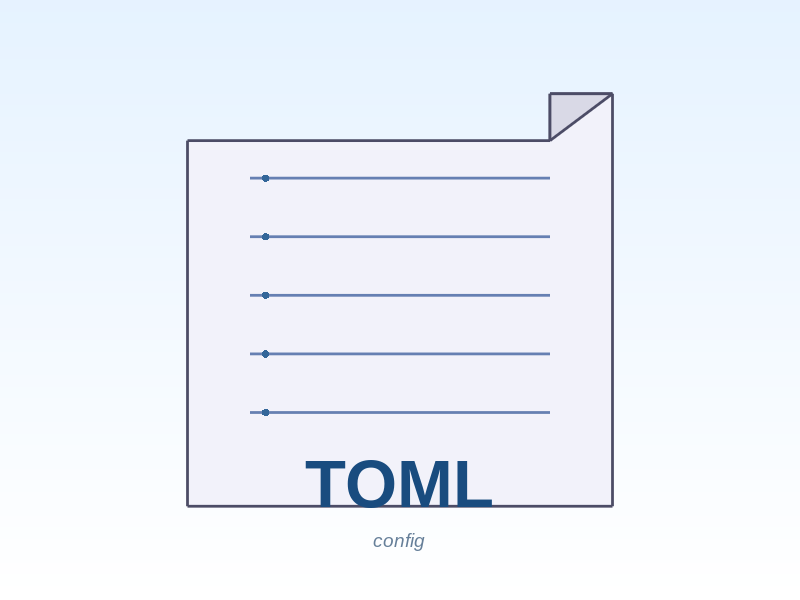

Write the MATLAB code that produced this figure. (Note: this script raises an error after producing the figure.)
% Create TOML Toolbox Icon
% Generates a 256x256 pixel icon with a document/config file theme

% Create figure
fig = figure('Position', [100 100 256 256], 'Color', 'w', 'MenuBar', 'none', 'ToolBar', 'none');
ax = axes('Position', [0 0 1 1], 'XLim', [0 256], 'YLim', [0 256]);
axis off;
hold on;

% Background gradient (light blue to white)
for i = 1:256
    y = 256 - i;
    color = [0.9 + 0.1*(i/256), 0.95 + 0.05*(i/256), 1];
    rectangle('Position', [0 y 256 1], 'FaceColor', color, 'EdgeColor', 'none');
end

% Document/file shape
docColor = [0.95 0.95 0.98];  % Light gray-blue
docX = [60, 196, 196, 176, 176, 60, 60];
docY = [40, 40, 216, 216, 196, 196, 40];
fill(docX, docY, docColor, 'EdgeColor', [0.3 0.3 0.4], 'LineWidth', 2);

% Folded corner
cornerX = [176, 196, 176, 176];
cornerY = [216, 216, 196, 216];
fill(cornerX, cornerY, [0.85 0.85 0.9], 'EdgeColor', [0.3 0.3 0.4], 'LineWidth', 2);

% Add horizontal lines to represent text/config entries
lineColor = [0.4 0.5 0.7];
lineY = [180, 155, 130, 105, 80];
for y = lineY
    line([80 176], [y y], 'Color', lineColor, 'LineWidth', 2);
end

% Add key-value pair dots
dotColor = [0.2 0.4 0.6];
for y = lineY
    scatter(85, y, 30, dotColor, 'filled');
end

% Add "TOML" text
text(128, 50, 'TOML', 'FontSize', 48, 'FontWeight', 'bold', ...
    'HorizontalAlignment', 'center', 'Color', [0.1 0.3 0.5], ...
    'FontName', 'Arial');

% Add small "config" text
text(128, 25, 'config', 'FontSize', 14, 'FontWeight', 'normal', ...
    'HorizontalAlignment', 'center', 'Color', [0.4 0.5 0.6], ...
    'FontName', 'Arial', 'FontAngle', 'italic');

% Capture and save
frame = getframe(fig);
img = frame.cdata;

% Save as PNG
imwrite(img, 'toolbox/toml_icon.png');

% Also create a smaller 128x128 version
img_small = imresize(img, [128 128]);
imwrite(img_small, 'toolbox/toml_icon_128.png');

close(fig);

disp('Icon created successfully!');
disp('  - toolbox/toml_icon.png (256x256)');
disp('  - toolbox/toml_icon_128.png (128x128)');
